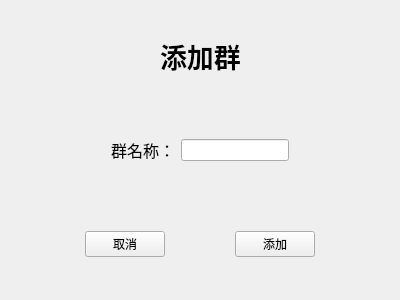
<?xml version="1.0" encoding="UTF-8"?>
<ui version="4.0">
 <class>AddGroup</class>
 <widget class="QWidget" name="AddGroup">
  <property name="geometry">
   <rect>
    <x>0</x>
    <y>0</y>
    <width>400</width>
    <height>300</height>
   </rect>
  </property>
  <property name="windowTitle">
   <string>Form</string>
  </property>
  <layout class="QVBoxLayout" name="verticalLayout">
   <item>
    <widget class="QWidget" name="widget" native="true">
     <layout class="QHBoxLayout" name="horizontalLayout_3">
      <item>
       <spacer name="horizontalSpacer">
        <property name="orientation">
         <enum>Qt::Horizontal</enum>
        </property>
        <property name="sizeHint" stdset="0">
         <size>
          <width>40</width>
          <height>20</height>
         </size>
        </property>
       </spacer>
      </item>
      <item>
       <widget class="QLabel" name="label_2">
        <property name="font">
         <font>
          <family>楷体</family>
          <pointsize>20</pointsize>
          <bold>true</bold>
         </font>
        </property>
        <property name="text">
         <string>添加群</string>
        </property>
       </widget>
      </item>
      <item>
       <spacer name="horizontalSpacer_2">
        <property name="orientation">
         <enum>Qt::Horizontal</enum>
        </property>
        <property name="sizeHint" stdset="0">
         <size>
          <width>40</width>
          <height>20</height>
         </size>
        </property>
       </spacer>
      </item>
     </layout>
    </widget>
   </item>
   <item>
    <widget class="QWidget" name="widget_2" native="true">
     <layout class="QHBoxLayout" name="horizontalLayout_2">
      <item>
       <spacer name="horizontalSpacer_3">
        <property name="orientation">
         <enum>Qt::Horizontal</enum>
        </property>
        <property name="sizeHint" stdset="0">
         <size>
          <width>40</width>
          <height>20</height>
         </size>
        </property>
       </spacer>
      </item>
      <item>
       <widget class="QLabel" name="label">
        <property name="text">
         <string>&lt;html&gt;&lt;head/&gt;&lt;body&gt;&lt;p align=&quot;center&quot;&gt;&lt;span style=&quot; font-size:12pt;&quot;&gt;群名称：&lt;/span&gt;&lt;/p&gt;&lt;/body&gt;&lt;/html&gt;</string>
        </property>
       </widget>
      </item>
      <item>
       <widget class="QLineEdit" name="lineEdit"/>
      </item>
      <item>
       <spacer name="horizontalSpacer_4">
        <property name="orientation">
         <enum>Qt::Horizontal</enum>
        </property>
        <property name="sizeHint" stdset="0">
         <size>
          <width>40</width>
          <height>20</height>
         </size>
        </property>
       </spacer>
      </item>
     </layout>
    </widget>
   </item>
   <item>
    <widget class="QWidget" name="widget_3" native="true">
     <layout class="QHBoxLayout" name="horizontalLayout">
      <item>
       <spacer name="horizontalSpacer_5">
        <property name="orientation">
         <enum>Qt::Horizontal</enum>
        </property>
        <property name="sizeHint" stdset="0">
         <size>
          <width>40</width>
          <height>20</height>
         </size>
        </property>
       </spacer>
      </item>
      <item>
       <widget class="QPushButton" name="cancelbut">
        <property name="text">
         <string>取消</string>
        </property>
       </widget>
      </item>
      <item>
       <spacer name="horizontalSpacer_7">
        <property name="orientation">
         <enum>Qt::Horizontal</enum>
        </property>
        <property name="sizeHint" stdset="0">
         <size>
          <width>40</width>
          <height>20</height>
         </size>
        </property>
       </spacer>
      </item>
      <item>
       <widget class="QPushButton" name="addbut">
        <property name="text">
         <string>添加</string>
        </property>
       </widget>
      </item>
      <item>
       <spacer name="horizontalSpacer_6">
        <property name="orientation">
         <enum>Qt::Horizontal</enum>
        </property>
        <property name="sizeHint" stdset="0">
         <size>
          <width>40</width>
          <height>20</height>
         </size>
        </property>
       </spacer>
      </item>
     </layout>
    </widget>
   </item>
  </layout>
 </widget>
 <resources/>
 <connections/>
</ui>
